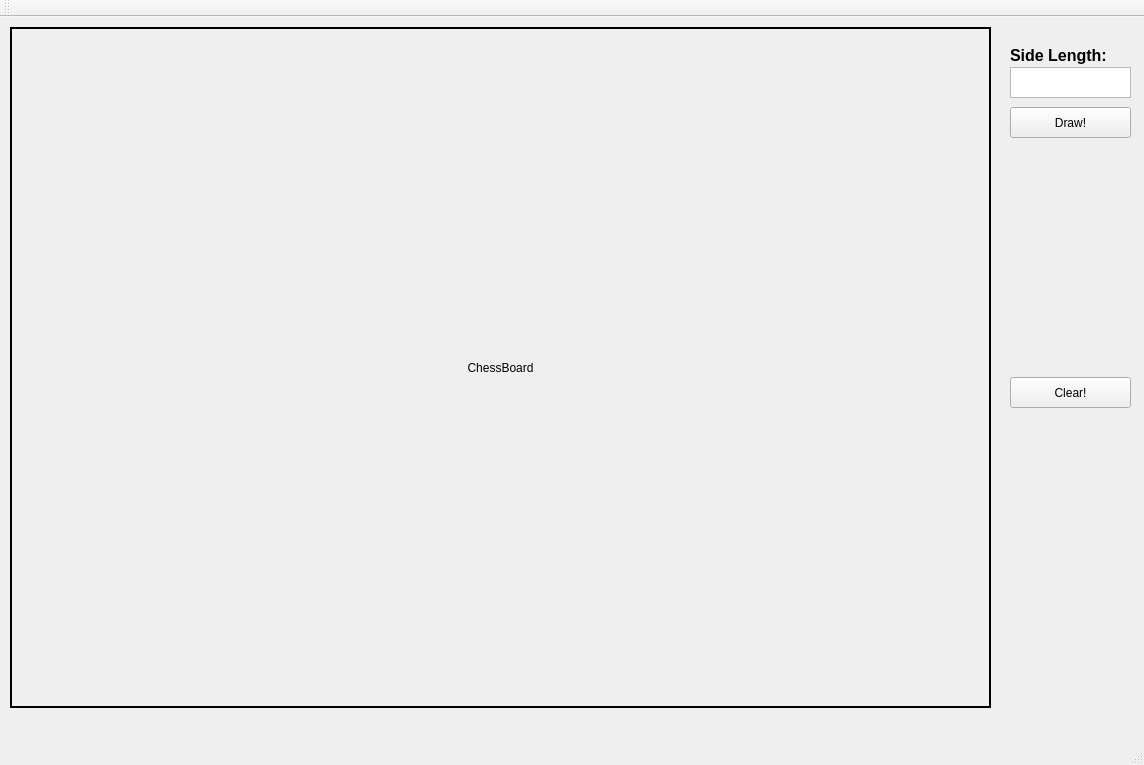
<?xml version="1.0" encoding="UTF-8"?>
<ui version="4.0">
 <class>MainWindow</class>
 <widget class="QMainWindow" name="MainWindow">
  <property name="geometry">
   <rect>
    <x>0</x>
    <y>0</y>
    <width>1144</width>
    <height>765</height>
   </rect>
  </property>
  <property name="cursor">
   <cursorShape>ArrowCursor</cursorShape>
  </property>
  <property name="windowTitle">
   <string>MainWindow</string>
  </property>
  <widget class="QWidget" name="centralWidget">
   <widget class="QTextEdit" name="textEdit">
    <property name="geometry">
     <rect>
      <x>1010</x>
      <y>50</y>
      <width>121</width>
      <height>31</height>
     </rect>
    </property>
   </widget>
   <widget class="QLabel" name="label">
    <property name="geometry">
     <rect>
      <x>10</x>
      <y>10</y>
      <width>981</width>
      <height>681</height>
     </rect>
    </property>
    <property name="cursor">
     <cursorShape>BlankCursor</cursorShape>
    </property>
    <property name="frameShape">
     <enum>QFrame::WinPanel</enum>
    </property>
    <property name="frameShadow">
     <enum>QFrame::Plain</enum>
    </property>
    <property name="text">
     <string>ChessBoard</string>
    </property>
    <property name="alignment">
     <set>Qt::AlignCenter</set>
    </property>
   </widget>
   <widget class="QLabel" name="label_2">
    <property name="geometry">
     <rect>
      <x>1010</x>
      <y>30</y>
      <width>101</width>
      <height>17</height>
     </rect>
    </property>
    <property name="font">
     <font>
      <pointsize>12</pointsize>
      <weight>75</weight>
      <bold>true</bold>
     </font>
    </property>
    <property name="text">
     <string>Side Length:</string>
    </property>
   </widget>
   <widget class="QPushButton" name="pushButton">
    <property name="geometry">
     <rect>
      <x>1010</x>
      <y>90</y>
      <width>121</width>
      <height>31</height>
     </rect>
    </property>
    <property name="text">
     <string>Draw!</string>
    </property>
   </widget>
   <widget class="QPushButton" name="pushButton_2">
    <property name="geometry">
     <rect>
      <x>1010</x>
      <y>360</y>
      <width>121</width>
      <height>31</height>
     </rect>
    </property>
    <property name="text">
     <string>Clear!</string>
    </property>
   </widget>
  </widget>
  <widget class="QMenuBar" name="menuBar">
   <property name="geometry">
    <rect>
     <x>0</x>
     <y>0</y>
     <width>1144</width>
     <height>22</height>
    </rect>
   </property>
  </widget>
  <widget class="QToolBar" name="mainToolBar">
   <attribute name="toolBarArea">
    <enum>TopToolBarArea</enum>
   </attribute>
   <attribute name="toolBarBreak">
    <bool>false</bool>
   </attribute>
  </widget>
  <widget class="QStatusBar" name="statusBar"/>
 </widget>
 <layoutdefault spacing="6" margin="11"/>
 <resources/>
 <connections/>
</ui>
